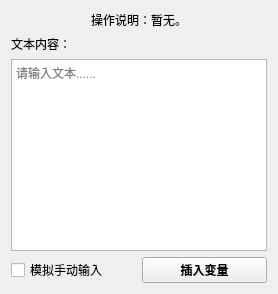
       <widget class="QWidget" name="tab_6">
        <attribute name="title">
         <string>文本输入</string>
        </attribute>
        <layout class="QGridLayout" name="gridLayout_48">
         <item row="2" column="0">
          <widget class="QCheckBox" name="checkBox_2">
           <property name="text">
            <string>模拟手动输入</string>
           </property>
          </widget>
         </item>
         <item row="0" column="0" colspan="2">
          <widget class="QLabel" name="label_91">
           <property name="sizePolicy">
            <sizepolicy hsizetype="Preferred" vsizetype="Preferred">
             <horstretch>0</horstretch>
             <verstretch>0</verstretch>
            </sizepolicy>
           </property>
           <property name="text">
            <string>操作说明：暂无。</string>
           </property>
           <property name="alignment">
            <set>Qt::AlignmentFlag::AlignCenter</set>
           </property>
           <property name="wordWrap">
            <bool>false</bool>
           </property>
           <property name="margin">
            <number>0</number>
           </property>
           <property name="indent">
            <number>-1</number>
           </property>
           <property name="openExternalLinks">
            <bool>false</bool>
           </property>
          </widget>
         </item>
         <item row="2" column="1">
          <widget class="QPushButton" name="pushButton_28">
           <property name="font">
            <font>
             <family>微软雅黑</family>
             <bold>true</bold>
            </font>
           </property>
           <property name="text">
            <string>插入变量</string>
           </property>
          </widget>
         </item>
         <item row="1" column="0" colspan="2">
          <layout class="QVBoxLayout" name="verticalLayout_8">
           <item>
            <widget class="QLabel" name="label_18">
             <property name="text">
              <string>文本内容：</string>
             </property>
            </widget>
           </item>
           <item>
            <widget class="QTextEdit" name="textEdit">
             <property name="html">
              <string>&lt;!DOCTYPE HTML PUBLIC &quot;-//W3C//DTD HTML 4.0//EN&quot; &quot;http://www.w3.org/TR/REC-html40/strict.dtd&quot;&gt;
&lt;html&gt;&lt;head&gt;&lt;meta name=&quot;qrichtext&quot; content=&quot;1&quot; /&gt;&lt;meta charset=&quot;utf-8&quot; /&gt;&lt;style type=&quot;text/css&quot;&gt;
p, li { white-space: pre-wrap; }
hr { height: 1px; border-width: 0; }
li.unchecked::marker { content: &quot;\2610&quot;; }
li.checked::marker { content: &quot;\2612&quot;; }
&lt;/style&gt;&lt;/head&gt;&lt;body style=&quot; font-family:'微软雅黑'; font-size:9pt; font-weight:400; font-style:normal;&quot;&gt;
&lt;p style=&quot;-qt-paragraph-type:empty; margin-top:0px; margin-bottom:0px; margin-left:0px; margin-right:0px; -qt-block-indent:0; text-indent:0px; font-family:'黑体,黑体';&quot;&gt;&lt;br /&gt;&lt;/p&gt;&lt;/body&gt;&lt;/html&gt;</string>
             </property>
             <property name="placeholderText">
              <string>请输入文本......</string>
             </property>
            </widget>
           </item>
          </layout>
         </item>
        </layout>
       </widget>
